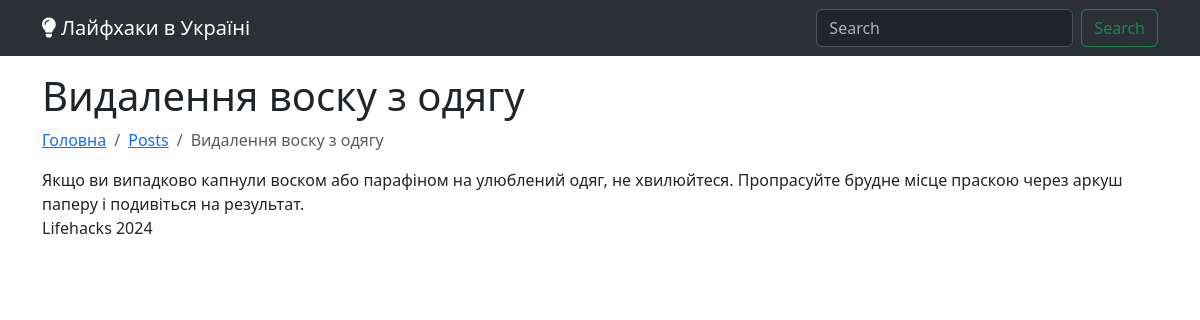
Page /posts/vidalennia-vosku-z-odiagu on the committed database.
### blog/models.py (models this page shows, shortened)
class Post(models.Model):
    title = models.CharField(max_length=200)
    slug = models.CharField(max_length=200, unique=True, blank=True)
    content = models.TextField()
    image = models.CharField(max_length=200, blank=True, null=True)
    youtube = models.CharField(max_length=100, blank=True, null=True)
    tiktok = models.CharField(max_length=100, blank=True, null=True)
    categories = models.ManyToManyField(Category, related_name='posts')
    created_at = models.DateTimeField(auto_now_add=True)
    @property
    def anons(self):
        text = self.content.replace("&nbsp;", " ")
        text = text.replace("\n", " ")
        text = text.replace("\r", " ")
        text = text.replace("  ", " ")
        text = text.replace("&amp;", "&")
        text = text.replace("&#39;", "'")
        text = text.replace('&quot;', '"')
        text = text.replace("&raquo;", '"')
        text = text.replace("&laquo;", '"')
        text = text.replace("&rsquo;", "'")
        return text.lstrip()[0:300]

### blog/views.py (the view)
# urls.py: path('<str:slug>', views.post, name='post_detail'),
def post(request, slug):
    categories = Category.objects.all()
    post = Post.objects.filter(slug=slug).first()
    return render(request, 'blog/post.html', {"categories": categories, "post": post, "active": "posts"})

### blog/templates/blog/post.html (shortened to what this page needs)
{% extends "layout.html" %}
{% block content %}
  <h1>{{ post.title }}</h1>
  <nav aria-label="breadcrumb">
    <ul class="breadcrumb">
      <li class="breadcrumb-item">
        <a href="/">Головна</a>
      </li>
      <li class="breadcrumb-item">
        <a href="/posts">Posts</a>
      </li>
      <li class="breadcrumb-item active" aria-current="page">
        {{ post.title }}
      </li>
    </ul>
  </nav>
  <article class="article-content">
    {{ post.content|safe }}
  </article>
{% endblock %}

### rows in the picture
Post: title "Видалення воску з одягу", content "Якщо ви випадково капнули воском або парафіном на улюблений одяг, не хвилюйтеся. Пропрасуйте брудне місце праскою через аркуш паперу і подивіться на результат."
